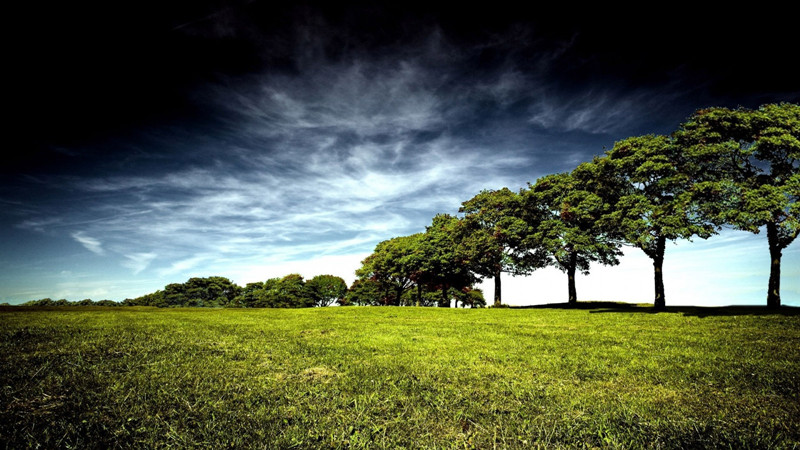
//> input picture ch7/img/11.jpg, 800 x 450 px
$ ./affine_transform_demo   (built with g++ and OpenCV 4)
//> lines starting //> are read from the running program, lines starting //| are printed output that depends on the picture
/*
 * affine_transform_demo.cpp
 *
 *  Created on: 2017年3月16日
 *      Author: icyplayer
 */


#include <opencv2/opencv.hpp>
#include <opencv2/imgproc/imgproc.hpp>
#include <opencv2/highgui/highgui.hpp>
#include <iostream>

using namespace cv;
using namespace std;

#define WINDOW_NAME1 "origin"
#define WINDOW_NAME2 "warp"
#define WINDOW_NAME3 "warp then rotated"

// Should be studied and think deeper in your OpenGL class.

int main()
{
	// 1. Init
	Point2f srcTriangle[3];
	Point2f dstTriangle[3];

	Mat rotMat(2, 3, CV_32FC1);
	Mat warpMat(2, 3, CV_32FC1);
	Mat srcImage, dstImage_warp, dstImage_warp_rotate;

	// 2. Load images
	srcImage = imread("img/11.jpg");
//> srcImage is the input picture: 450 rows x 800 cols, CV_8UC3; mean B, G, R 65.4, 85, 76.5
	if(!srcImage.data){
		printf("read g_srcImage failed.\n");
		return false;
	}
	dstImage_warp = Mat::zeros(srcImage.rows, srcImage.cols, srcImage.type());

	// 3. Set source and destination's triangle
	srcTriangle[0] = Point2f(0, 0);
	srcTriangle[1] = Point2f(static_cast<float>(srcImage.cols - 1), 0);
	srcTriangle[0] = Point2f(0, static_cast<float>(srcImage.rows - 1));

	dstTriangle[0] = Point2f(static_cast<float>(srcImage.cols *0.0),
                             static_cast<float>(srcImage.rows*0.33));
	dstTriangle[1] = Point2f(static_cast<float>(srcImage.cols *0.65),
                             static_cast<float>(srcImage.rows*0.35));
	dstTriangle[2] = Point2f(static_cast<float>(srcImage.cols *0.15),
                             static_cast<float>(srcImage.rows*0.6));
	// 4. Get Affine matrix
	warpMat = getAffineTransform(srcTriangle, dstTriangle);

	// 5. Apply matrix on image
	warpAffine(srcImage, dstImage_warp, warpMat, dstImage_warp.size());
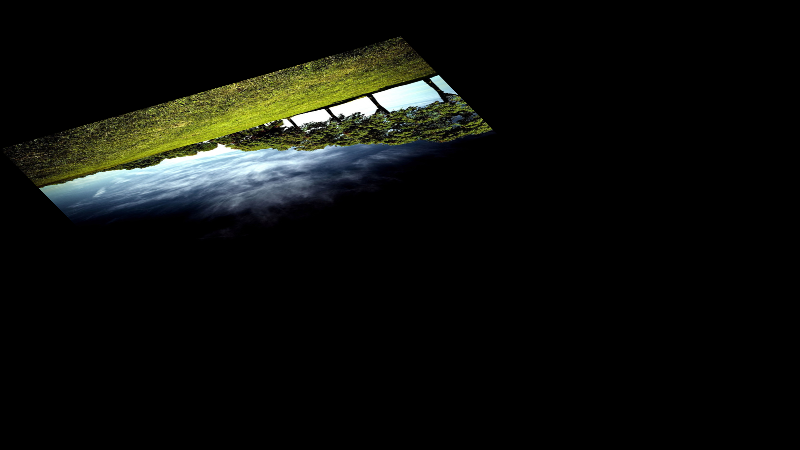
//> dstImage_warp: 450 rows x 800 cols, CV_8UC3; mean B, G, R 11.3, 14.7, 13.2

	// 6. Affine transform then rotate
	Point center = Point(dstImage_warp.cols/2, dstImage_warp.rows/2);
//> center = Point(400, 225)
	double angle = -30.0;
	double scale = 0.8;
	rotMat = getRotationMatrix2D(center, angle, scale);
	warpAffine(dstImage_warp, dstImage_warp_rotate, rotMat, dstImage_warp.size());
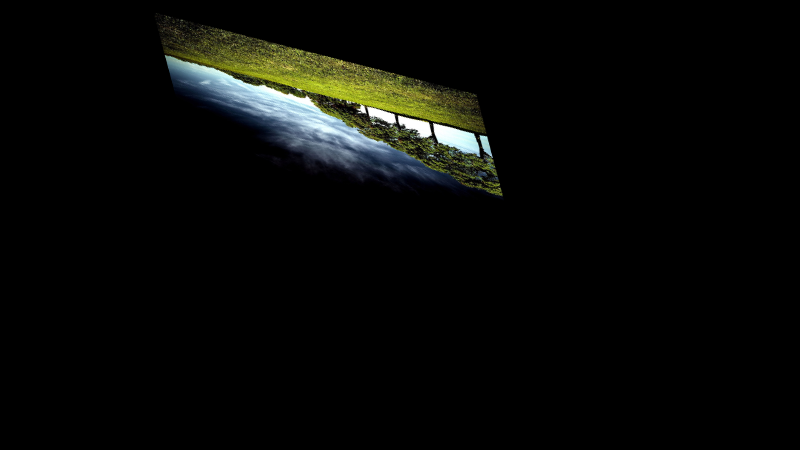
//> dstImage_warp_rotate: 450 rows x 800 cols, CV_8UC3; mean B, G, R 7.2, 9.4, 8.5

	// 7. Show effect
	imshow(WINDOW_NAME1, srcImage);
	imshow(WINDOW_NAME2, dstImage_warp);
	imshow(WINDOW_NAME3, dstImage_warp_rotate);

	// 8. Wait to quit
	waitKey(0);
	return 0;
}

$ run again, with ch7/img/1.jpg copied over ch7/img/11.jpg
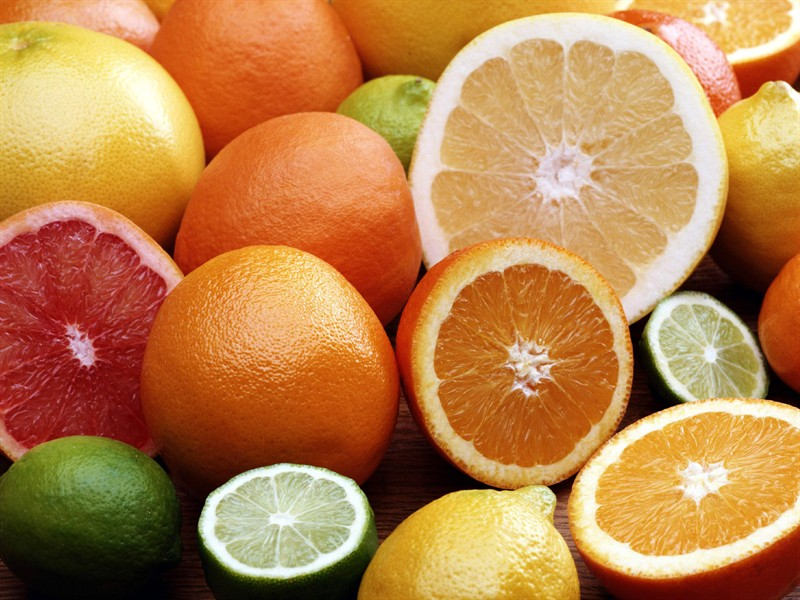
//> input picture ch7/img/1.jpg, 800 x 600 px
//> srcImage is the input picture: 600 rows x 800 cols, CV_8UC3; mean B, G, R 76, 130.3, 185.2
//> `warpAffine(srcImage, dstImage_warp, warpMat, dstImage_warp.size());`:
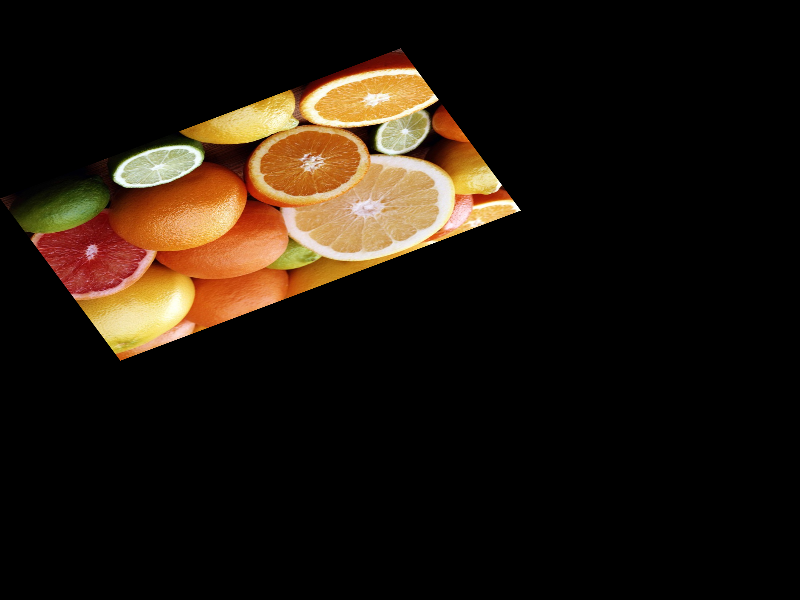
//> dstImage_warp: 600 rows x 800 cols, CV_8UC3; mean B, G, R 13.2, 22.5, 32
//> `warpAffine(dstImage_warp, dstImage_warp_rotate, rotMat, dstImage_warp...`:
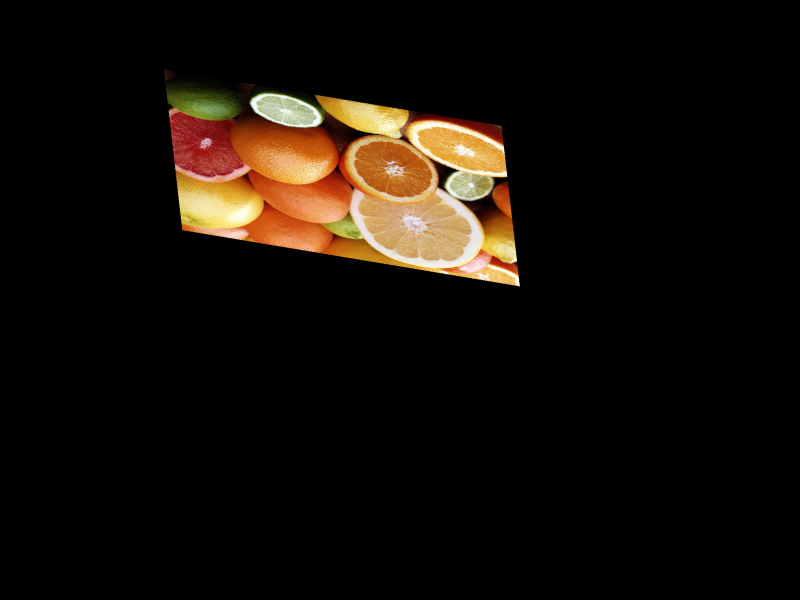
//> dstImage_warp_rotate: 600 rows x 800 cols, CV_8UC3; mean B, G, R 8.4, 14.4, 20.5

$ run again, with ch7/img/12.jpg copied over ch7/img/11.jpg
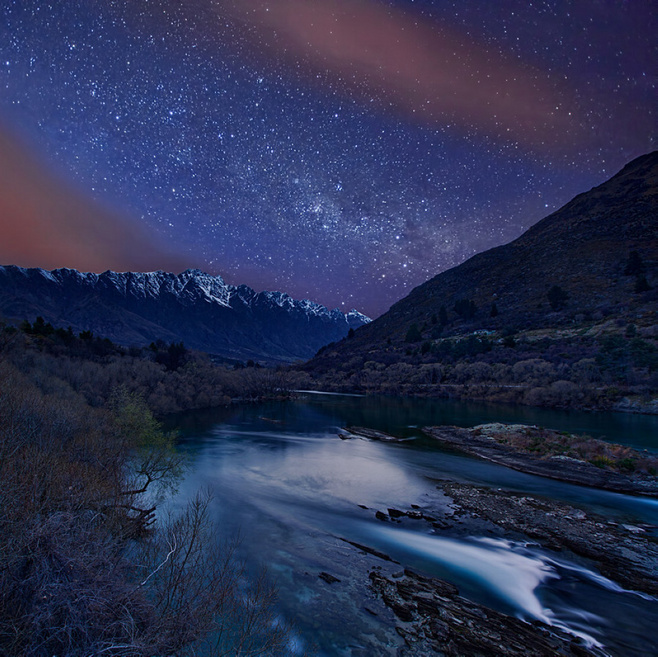
//> input picture ch7/img/12.jpg, 658 x 657 px
//> srcImage is the input picture: 657 rows x 658 cols, CV_8UC3; mean B, G, R 81.6, 48.7, 41.4
//> `warpAffine(srcImage, dstImage_warp, warpMat, dstImage_warp.size());`:
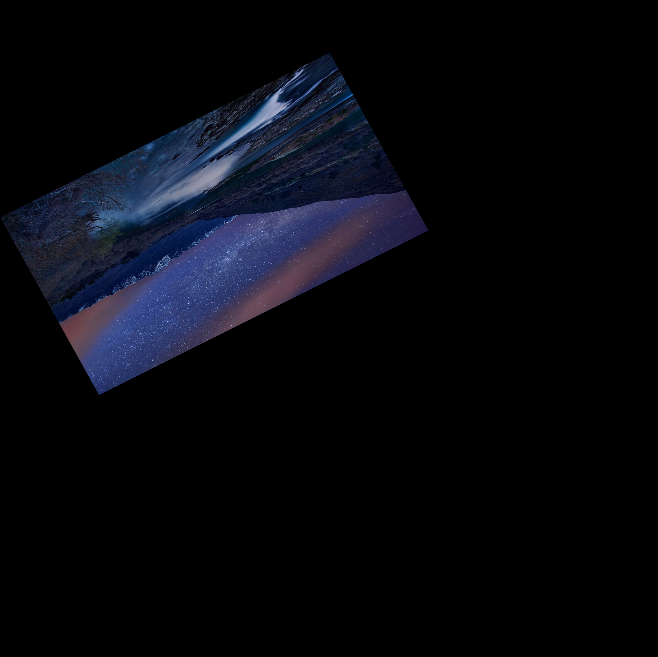
//> dstImage_warp: 657 rows x 658 cols, CV_8UC3; mean B, G, R 14.1, 8.4, 7.2
//> `warpAffine(dstImage_warp, dstImage_warp_rotate, rotMat, dstImage_warp...`:
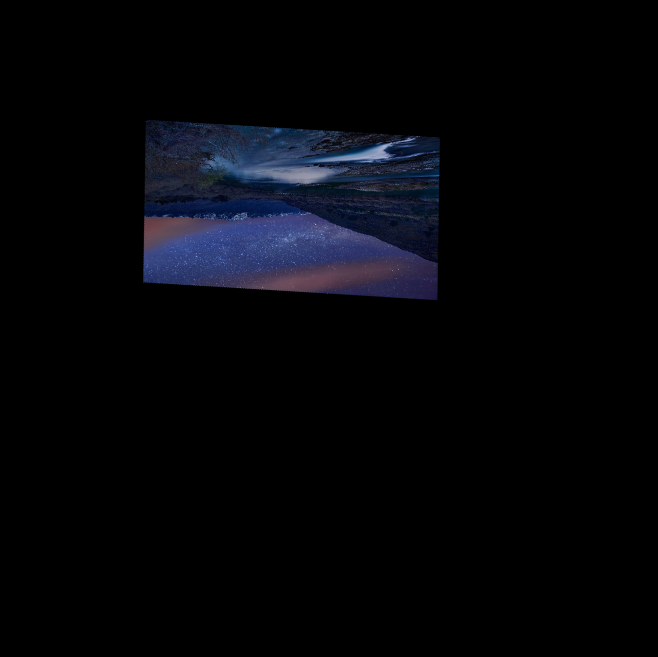
//> dstImage_warp_rotate: 657 rows x 658 cols, CV_8UC3; mean B, G, R 9, 5.4, 4.6
